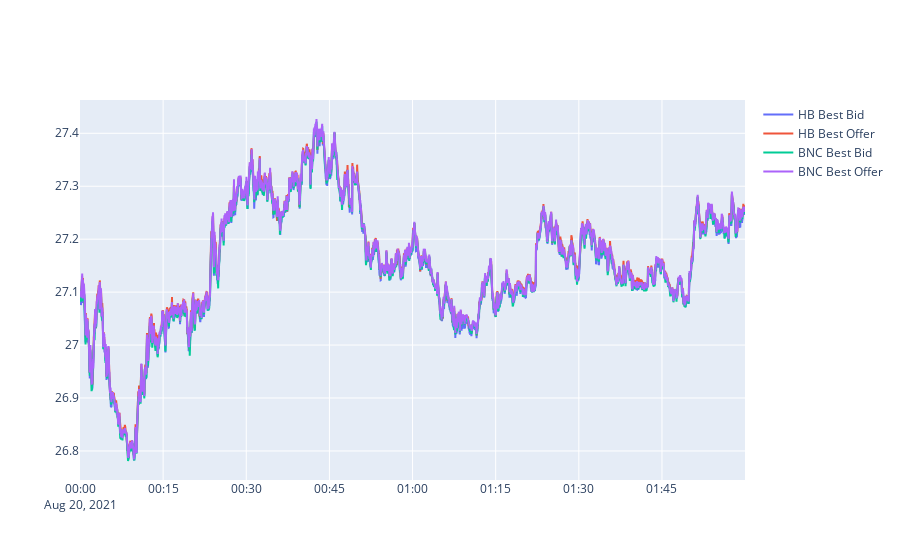

The code cell stored with this chart in its notebook:
### Code cell
v.plot_line(hb_bnc[["HB Best Bid", "HB Best Offer", "BNC Best Bid", "BNC Best Offer"]])

### Figure 1 — Plotly figure (JSON) as saved in the notebook; plotly's stock layout.template omitted (floating-point values rounded to 4 significant figures; data arrays with more than 128 entries replaced by an {"elided": "..."} marker saying what was removed)
{"data": [{"name": "HB Best Bid", "type": "scatter", "x": {"elided": "7200 str values"}, "y": {"elided": "7200 float values"}}, {"name": "HB Best Offer", "type": "scatter", "x": {"elided": "7200 str values"}, "y": {"elided": "7200 float values"}}, {"name": "BNC Best Bid", "type": "scatter", "x": {"elided": "7200 str values"}, "y": {"elided": "7200 float values"}}, {"name": "BNC Best Offer", "type": "scatter", "x": {"elided": "7200 str values"}, "y": {"elided": "7200 float values"}}], "layout": {"title": {"text": " <br><sup></sup>"}, "xaxis": {"title": {"text": ""}}, "yaxis": {"title": {"text": ""}}}}
